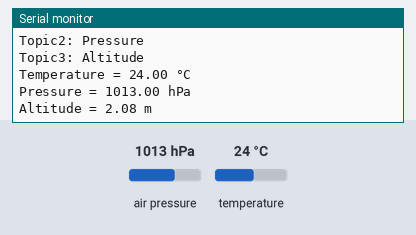
Simulated run of this sketch. Board: ESP8266 (NodeMCU). Parts: the last lines printed to the serial monitor. The test bench sets the inputs (shaded band); at power-on: air pressure 1013 hPa, temperature 24 °C. WiFi joins after 1.5 s; servers stay silent unless stated; no MQTT or app messages arrive unless stated.

Above: at 2.7 s.
2.8 s: air pressure set to 952 hPa
At 4.2 s:
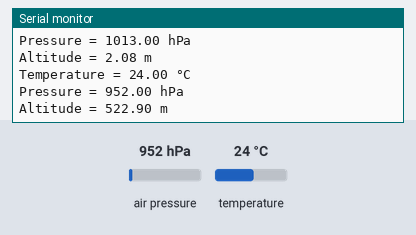
4.3 s: temperature set to 12 °C
5.8 s: air pressure set to 975 hPa
At 6.4 s:
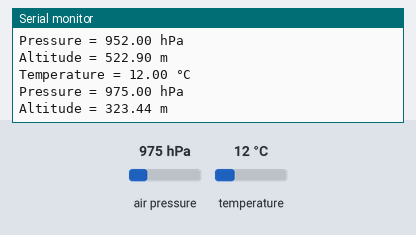
Timing chart, 0 to 8.8 s (numbered marks = the images above; inputs shaded):
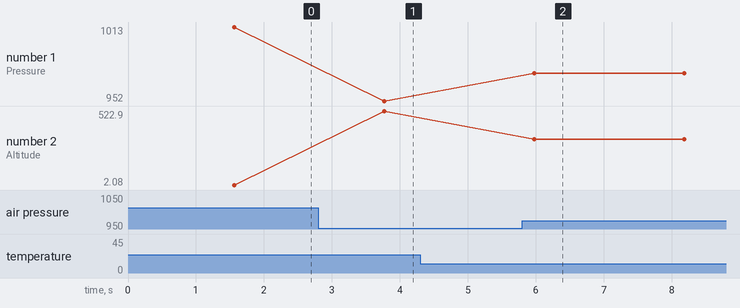

The sketch:

BMP_280.ino
```cpp
#include <ESP8266WiFi.h>
#include <ArduinoMqttClient.h>
#include <ThingSpeak.h>
#include <Adafruit_Sensor.h>
#include <Adafruit_BMP280.h>

#define SEALEVELPRESSURE_HPA (1013.25)

// Initialize sensor.
Adafruit_BMP280 bmp;
float temperature, humidity, pressure, altitude;

// Initialize wifi & Mqtt client
WiFiClient wifiClient;
MqttClient mqttClient(wifiClient);

// Update these with values suitable for your network.
const char *ssid = "SUNBEAM";
const char *password = "1234567890";
// Mqtt Broker connection
const char broker[] = "192.168.0.104";
int port = 1883;
const char topic1[] = "Temperature";
const char topic2[] = "Pressure";
const char topic3[] = "Altitude";
// Thingspeak
int p, q, r ,s;
unsigned long myChannelNumber = 1854519 ;
const char *myWriteAPIKey = "CA5KNJ71LUAT8319";

// set interval for sending messages (milliseconds)
const long interval = 5000;
unsigned long previousMillis = 0;

void setup()
{

  Serial.begin(115200);
  // Connecting to a WiFi network
  Serial.println();
  Serial.print("Connecting to ");
  Serial.println(ssid);

  WiFi.mode(WIFI_STA);
  WiFi.begin(ssid, password);

  ThingSpeak.begin(wifiClient); // Initialize ThingSpeak

  while (WiFi.status() != WL_CONNECTED)
  {
    delay(500);
    Serial.print(".");
  }
  Serial.println("");
  Serial.println("WiFi connected");
  Serial.println("IP Address : ");
  Serial.println(WiFi.localIP()); // WiFi IP Address

  // Loop until we're reconnected
  Serial.print("Attempting to connect to the MQTT broker: ");
  Serial.println(broker);

  if (!mqttClient.connect(broker, port))
  {
    Serial.print("MQTT connection failed! Error code = ");
    Serial.println(mqttClient.connectError());
    while (1)
      ;
  }
  Serial.println("You're connected to the MQTT broker!");
  Serial.println();

  // BMP sensor Initialisation
  bmp.begin(0x76);

  // set the message receive callback
  mqttClient.onMessage(onMqttMessage);

  Serial.print("Subscribing to topic: ");
  // Serial.println(topic);
  Serial.println();

  // subscribe to a topic
  mqttClient.subscribe(topic1);
  mqttClient.subscribe(topic2);
  mqttClient.subscribe(topic3);

  // topics can be unsubscribed using:
  // mqttClient.unsubscribe(topic);

  Serial.print("Topic1: ");
  Serial.println(topic1);
  Serial.print("Topic2: ");
  Serial.println(topic2);
  Serial.print("Topic3: ");
  Serial.println(topic3);

  Serial.println();
}
void loop()
{

  temperature = bmp.readTemperature();
  pressure = bmp.readPressure() / 100.0F;
  altitude = bmp.readAltitude(SEALEVELPRESSURE_HPA);

  Serial.print("Temperature = ");
  Serial.print(bmp.readTemperature());
  Serial.println(" °C");

  Serial.print("Pressure = ");
  Serial.print(bmp.readPressure() / 100.0F);
  Serial.println(" hPa");

  Serial.print("Altitude = ");
  Serial.print(bmp.readAltitude(SEALEVELPRESSURE_HPA));
  Serial.println(" m");

  mqttClient.poll();
  Serial.println();
  delay(1000);

  unsigned long currentMillis = millis();

  if (currentMillis - previousMillis >= interval)
  {
    // save the last time a message was sent
    previousMillis = currentMillis;

    // send message, the Print interface can be used to set the message contents
    mqttClient.beginMessage(topic1);
    mqttClient.print(temperature);
    mqttClient.endMessage();

    mqttClient.beginMessage(topic2);
    mqttClient.print(pressure);
    mqttClient.endMessage();

    mqttClient.beginMessage(topic3);
    mqttClient.print(altitude);
    mqttClient.endMessage();

    Serial.println();
  }
  // Write to ThingSpeak
  p = ThingSpeak.writeField(myChannelNumber, 1, temperature, myWriteAPIKey);
  q = ThingSpeak.writeField(myChannelNumber, 2, pressure, myWriteAPIKey);
  r = ThingSpeak.writeField(myChannelNumber, 3, altitude, myWriteAPIKey);
  s = ThingSpeak.writeField(myChannelNumber, 4, humidity, myWriteAPIKey);

}

void onMqttMessage(int messageSize)
{

  char message[messageSize];
  for (int index = 0; index < messageSize; index++)
  {
    message[index] = (char)mqttClient.read();
  }
  Serial.println();
  // Serial.println();
}
```

Measured:
- after the input at 2.8 s, the serial monitor: prints a new line after 0.97 s (image 1)
- after the input at 5.8 s, the serial monitor: prints a new line after 0.18 s (image 2)
- plotted number 1: 1013 → 952 after the input at 2.8 s, 952 → 975 after the input at 5.8 s
- plotted number 2: 2.08 → 522.9 after the input at 2.8 s, 522.9 → 323.44 after the input at 5.8 s
